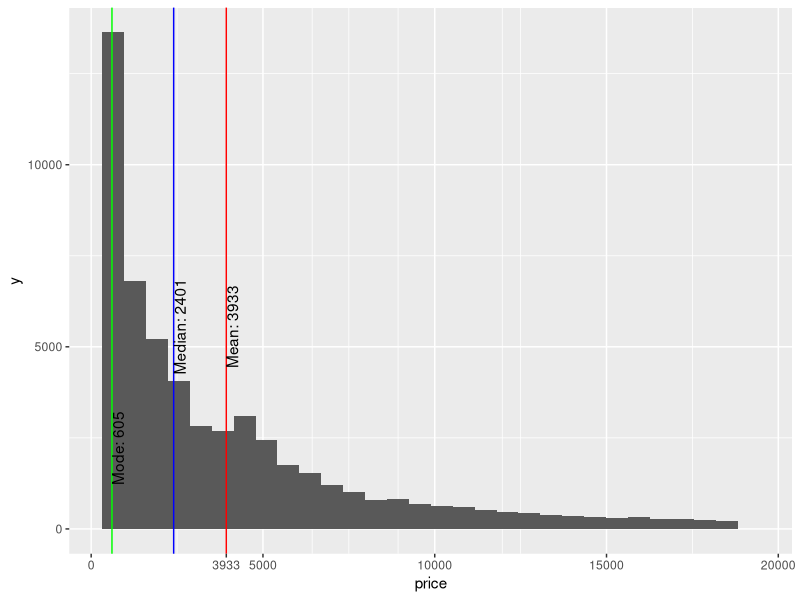
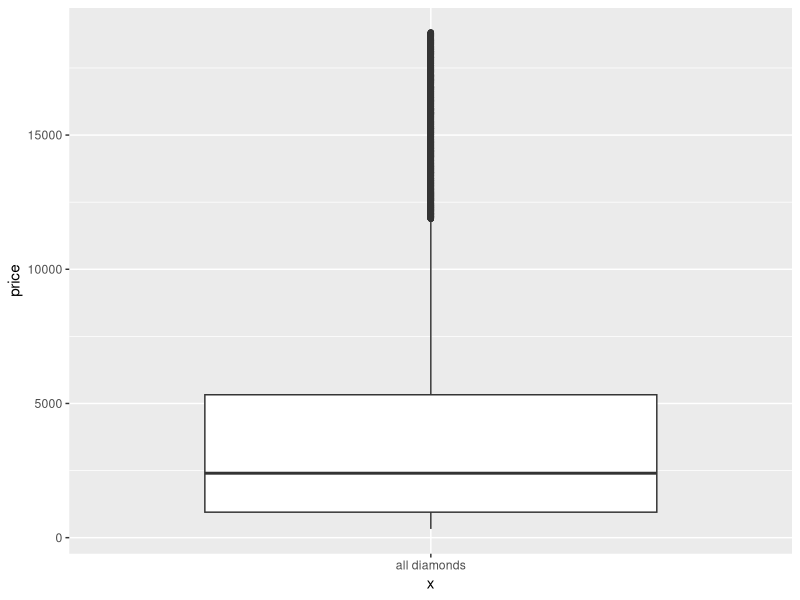
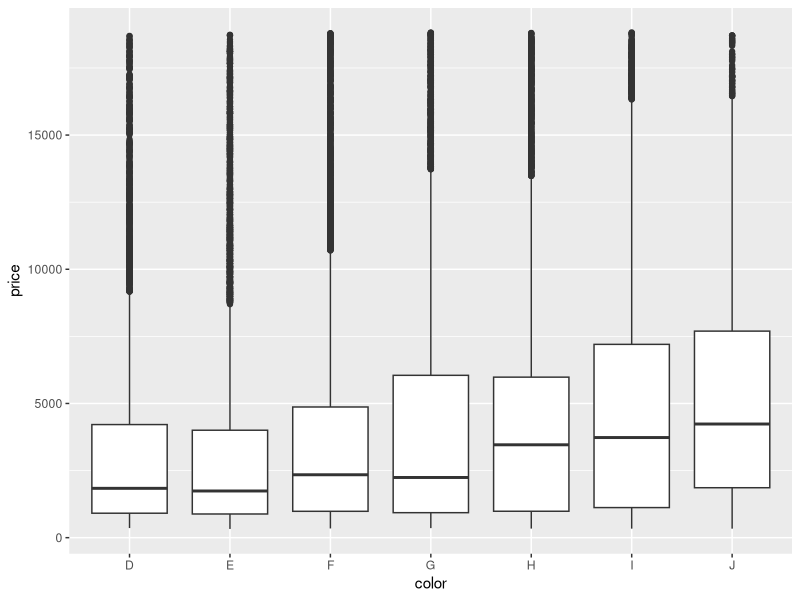

The R source for these figures, in order:
## ---- chunk 1
knitr::opts_chunk$set(echo = TRUE)
library(ggplot2)
library(tidyverse)
data(diamonds)
## ---- chunk 2
summary(diamonds)
dim(diamonds)
nrow(diamonds)
ncol(diamonds)
str(diamonds)

## ---- chunk 3
CountNumericColumns <- function(df){
  x = 0
  for (i in 1:ncol(df)){
    if (is.numeric(df[[i]]))
      x=x+1
  }
  return(x)
}
CountFactorColumns <- function(df){
  x = 0
  for (i in 1:ncol(df)){
    if (is.factor(df[[i]])) x = x + 1
  }
  return(x)
}

## ---- chunk 4
CountNumericColumns(diamonds)
CountFactorColumns(diamonds)

str(diamonds)
diamonds$color %>% levels() %>% min()
## ---- chunk 5

Mode <- function(x) {
  ux <- unique(x)
  ux[which.max(tabulate(match(x, ux)))]
}
library(grid)

ggplot(diamonds, aes(price)) + geom_histogram() + 
  geom_vline(xintercept = mean(diamonds$price), color = "red") +
  annotate("text", x = mean(diamonds$price), y = 5555,
           label = paste("Mean:",round(mean(diamonds$price))), vjust = 1, angle = 90) +
  geom_vline(xintercept = median(diamonds$price), color = "blue") +
  annotate("text", x = median(diamonds$price), y = 5555,
           label = paste("Median:", median(diamonds$price)), vjust = 1, angle = 90) +
  geom_vline(xintercept = Mode(diamonds$price), color = "green") +
  annotate("text", x = Mode(diamonds$price), y = 2222,
           label = paste("Mode:", Mode(diamonds$price)), vjust = 1, angle = 90) +
  scale_x_continuous(breaks = round(c(pretty(diamonds$price, 4), mean(diamonds$price))))
  # annotation_custom(textGrob("xyz", gp = gpar(col = "red")), 
  #                   xmin = 30, xmax = 555, ymin = .25, ymax = 5)
  # scale_x_continuous(breaks = c(0, 5000, 10000, 3000))

ggplot(diamonds, aes(x = "all diamonds", y = price)) + geom_boxplot()
ggplot(diamonds, aes(x = color, y = price)) + geom_boxplot()
  
## ---- chunk 6
library(dplyr)
diamonds$price[diamonds$price < 500] %>% length()
diamonds$price[diamonds$price < 250] %>% length()
diamonds$price[diamonds$price >= 15000] %>% length()



Mode(diamonds$price)
